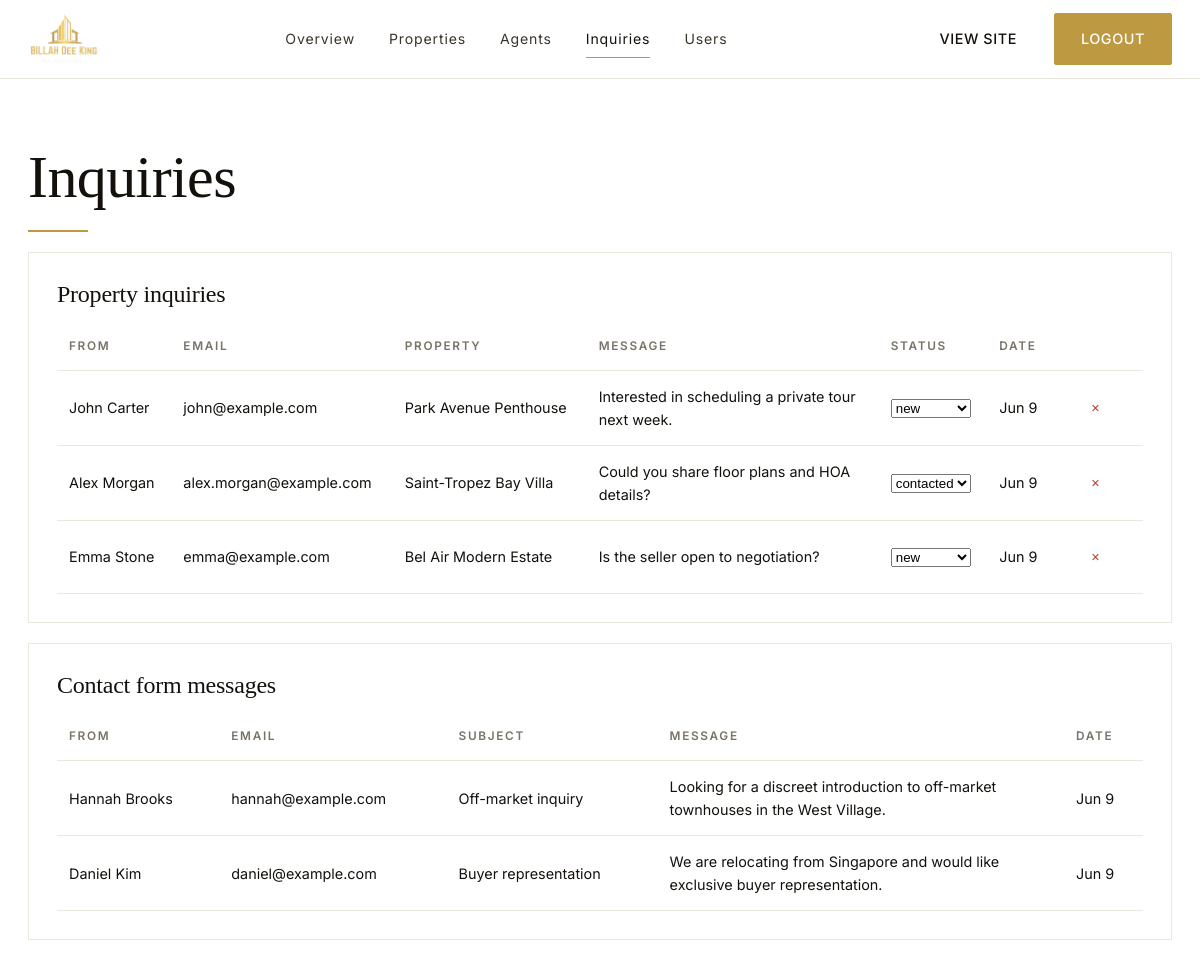
/admin/inquiries.php (signed in), run on the app's committed database.
### tables this page shows
CREATE TABLE inquiries (
  id INT AUTO_INCREMENT PRIMARY KEY,
  property_id INT NOT NULL,
  user_id INT NULL,
  name VARCHAR(120) NOT NULL,
  email VARCHAR(190) NOT NULL,
  phone VARCHAR(40),
  message TEXT NOT NULL,
  status ENUM('new','contacted','closed') DEFAULT 'new',
  created_at TIMESTAMP DEFAULT CURRENT_TIMESTAMP,
  FOREIGN KEY (property_id) REFERENCES properties(id) ON DELETE CASCADE,
  FOREIGN KEY (user_id) REFERENCES users(id) ON DELETE SET NULL
);

CREATE TABLE properties (
  id INT AUTO_INCREMENT PRIMARY KEY,
  title VARCHAR(200) NOT NULL,
  slug VARCHAR(220) NOT NULL UNIQUE,
  description TEXT,
  price DECIMAL(14,2) NOT NULL,
  city VARCHAR(100) NOT NULL,
  address VARCHAR(255),
  property_type ENUM('villa','penthouse','apartment','house','estate','townhouse') NOT NULL,
  status ENUM('for-sale','for-rent','sold') NOT NULL DEFAULT 'for-sale',
  bedrooms INT NOT NULL DEFAULT 0,
  bathrooms INT NOT NULL DEFAULT 0,
  size_sqft INT NOT NULL DEFAULT 0,
  amenities TEXT,
  agent_id INT,
  is_featured TINYINT(1) NOT NULL DEFAULT 0,
  created_at TIMESTAMP DEFAULT CURRENT_TIMESTAMP,
  INDEX(city), INDEX(property_type), INDEX(price), INDEX(is_featured),
  FOREIGN KEY (agent_id) REFERENCES agents(id) ON DELETE SET NULL
);

CREATE TABLE contact_messages (
  id INT AUTO_INCREMENT PRIMARY KEY,
  name VARCHAR(120) NOT NULL,
  email VARCHAR(190) NOT NULL,
  subject VARCHAR(200),
  message TEXT NOT NULL,
  created_at TIMESTAMP DEFAULT CURRENT_TIMESTAMP
);

### includes/db.php (called while the page is built, shortened)
<?php
function db() {
    static $pdo = null;
    if ($pdo !== null) return $pdo;
    $host = env('DB_HOST', 'localhost');
    $name = env('DB_NAME', 'luxe_estates');
    $user = env('DB_USER', 'root');
    $pass = env('DB_PASS', '');
    $dsn  = "mysql:host=$host;dbname=$name;charset=utf8mb4";
    try {
        $pdo = new PDO($dsn, $user, $pass, [
            PDO::ATTR_ERRMODE            => PDO::ERRMODE_EXCEPTION,
            PDO::ATTR_DEFAULT_FETCH_MODE => PDO::FETCH_ASSOC,
            PDO::ATTR_EMULATE_PREPARES   => false,
        ]);
    } catch (PDOException $e) {
        die('Database connection failed: ' . htmlspecialchars($e->getMessage()));
    }
    return $pdo;
}

### includes/functions.php (called while the page is built, shortened)
<?php
require_once __DIR__ . '/db.php';
function e($v) { return htmlspecialchars((string)$v, ENT_QUOTES, 'UTF-8'); }

### admin/inquiries.php (the view, shortened to what this page needs)
<?php
require __DIR__.'/_header.php';
$rows = db()->query('SELECT i.*, p.title FROM inquiries i LEFT JOIN properties p ON p.id=i.property_id ORDER BY i.created_at DESC')->fetchAll();
$contact = db()->query('SELECT * FROM contact_messages ORDER BY created_at DESC')->fetchAll();
?>
<h1>Inquiries</h1><div class="divider-gold"></div>
<div class="dash-card" style="margin-top:20px">
<h3 style="margin-bottom:14px">Property inquiries</h3>
<table class="table"><thead><tr><th>From</th><th>Email</th><th>Property</th><th>Message</th><th>Status</th><th>Date</th><th></th></tr></thead><tbody>
<?php foreach ($rows as $r): ?>
  <tr>
    <td><?= e($r['name']) ?></td><td><?= e($r['email']) ?></td>
    <td><?= e($r['title']) ?></td>
    <td style="max-width:280px"><?= e(mb_strimwidth($r['message'],0,140,'…')) ?></td>
    <td>
      <form method="post" style="display:inline-flex;gap:4px">
        <select name="status" onchange="this.form.submit()">
          <?php foreach (['new','contacted','closed'] as $s): ?>
            <option value="<?= $s ?>" <?= $r['status']===$s?'selected':'' ?>><?= $s ?></option>
          <?php endforeach; ?>
        </select>
      </form>
    </td>
    <td><?= e(date('M j', strtotime($r['created_at']))) ?></td>
    <td><form method="post" onsubmit="return confirm('Delete?')"><input type="hidden" name="csrf" value="<?= e(csrf_token()) ?>"><button name="delete" value="<?= (int)$r['id'] ?>" class="btn btn-ghost" style="color:#c0392b">×</button></form></td>
  </tr>
<?php endforeach; ?>
</tbody></table>
</div>
<div class="dash-card" style="margin-top:20px">
<h3 style="margin-bottom:14px">Contact form messages</h3>
<table class="table"><thead><tr><th>From</th><th>Email</th><th>Subject</th><th>Message</th><th>Date</th></tr></thead><tbody>
<?php foreach ($contact as $r): ?>
  <tr><td><?= e($r['name']) ?></td><td><?= e($r['email']) ?></td><td><?= e($r['subject']) ?></td><td style="max-width:320px"><?= e(mb_strimwidth($r['message'],0,160,'…')) ?></td><td><?= e(date('M j', strtotime($r['created_at']))) ?></td></tr>
<?php endforeach; ?>
</tbody></table>
</div>
<?php require __DIR__.'/_footer.php'; ?>

### assets/css/style.css (style rules this page uses)
:root { --gold:#bd9941; --gold-dark:#9a7c34; --gold-soft:#e7d9b3; --ink:#14110d; --ink-2:#3a342b; --muted:#7a7468; --line:#ece7dc; --bg:#ffffff; --bg-2:#faf7f1; --shadow:0 10px 40px -20px rgba(20,17,13,.25); --radius:6px; --t:.25s ease; }
* { box-sizing:border-box;margin:0;padding:0 }
html,body { background:var(--bg);color:var(--ink);font-family:'Inter',system-ui,sans-serif;font-weight:400;line-height:1.6;-webkit-font-smoothing:antialiased }
h1,h2,h3,h4,h5 { font-family:'Cormorant Garamond',Georgia,serif;font-weight:500;line-height:1.15;color:var(--ink);letter-spacing:-.01em }
h1 { font-size:clamp(2.4rem,5vw,4.2rem) }
h3 { font-size:1.5rem }
.btn { display:inline-flex;align-items:center;justify-content:center;gap:8px;padding:13px 26px;border:1px solid transparent;font-size:.9rem;font-weight:500;letter-spacing:.04em;cursor:pointer;transition:all var(--t);border-radius:2px;text-transform:uppercase }
.btn-ghost { background:transparent;color:var(--ink);border-color:transparent }
.divider-gold { width:60px;height:2px;background:var(--gold);margin:18px 0 }
.dash-card { background:#fff;border:1px solid var(--line);padding:28px }
.table { width:100%;border-collapse:collapse }
.table th,.table td { padding:14px 12px;text-align:left;border-bottom:1px solid var(--line);font-size:.9rem }
.table th { font-size:.74rem;letter-spacing:.14em;text-transform:uppercase;color:var(--muted);font-weight:600 }

### data on the page
inquiries: name "John Carter", email "john@example.com", property.title "Park Avenue Penthouse", message "Interested in scheduling a private tour next week.", status "new", created_at "Jun 9", $r['id'] 1 (drawn)
inquiries: name "Alex Morgan", email "alex.morgan@example.com", property.title "Saint-Tropez Bay Villa", message "Could you share floor plans and HOA details?", status "contacted", created_at "Jun 9", $r['id'] 2 (drawn)
inquiries: name "Emma Stone", email "emma@example.com", property.title "Bel Air Modern Estate", message "Is the seller open to negotiation?", status "new", created_at "Jun 9", $r['id'] 3 (drawn)
contact_messages: name "Hannah Brooks", email "hannah@example.com", subject "Off-market inquiry", message "Looking for a discreet introduction to off-market townhouses in the West Village.", created_at "Jun 9"
contact_messages: name "Daniel Kim", email "daniel@example.com", subject "Buyer representation", message "We are relocating from Singapore and would like exclusive buyer representation.", created_at "Jun 9"
